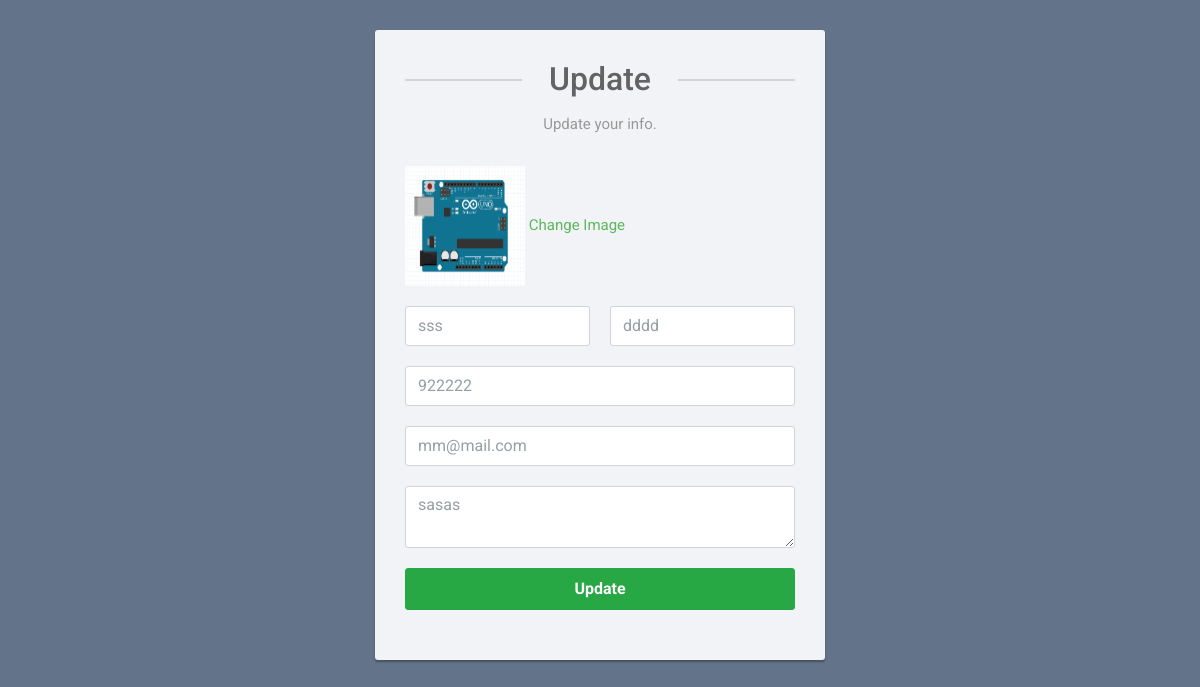
Screenshot of /edit.php?editid=11 with the database file from the repository.
### tables this page shows
CREATE TABLE `tblusers` (
  `ID` int(10) NOT NULL,
  `FirstName` varchar(200) DEFAULT NULL,
  `LastName` varchar(200) DEFAULT NULL,
  `MobileNumber` bigint(10) DEFAULT NULL,
  `Email` varchar(200) DEFAULT NULL,
  `Address` mediumtext DEFAULT NULL,
  `ProfilePic` varchar(200) DEFAULT NULL,
  `CreationDate` timestamp NOT NULL DEFAULT current_timestamp() ON UPDATE current_timestamp()
);

### edit.php (the view, shortened to what this page needs)
<?php
include('dbconnection.php');
?>
<!DOCTYPE html>
<html lang="en">
<head>
<link rel="stylesheet" href="https://stackpath.bootstrapcdn.com/bootstrap/4.5.0/css/bootstrap.min.css">
<link rel="stylesheet" href="https://maxcdn.bootstrapcdn.com/font-awesome/4.7.0/css/font-awesome.min.css">
</head>
<body>
<div class="signup-form">
    <form  method="POST">
 <?php
$eid=$_GET['editid'];
$ret=mysqli_query($con,"select * from tblusers where ID='$eid'");
while ($row=mysqli_fetch_array($ret)) {
?>
		<h2>Update </h2>
		<p class="hint-text">Update your info.</p>
	<div class="form-group">
<img src="profilepics/<?php  echo $row['ProfilePic'];?>" width="120" height="120">
<a href="change-image.php?userid=<?php echo $row['ID'];?>">Change Image</a>
		</div>
        <div class="form-group">
			<div class="row">
				<div class="col"><input type="text" class="form-control" name="fname" value="<?php  echo $row['FirstName'];?>" required="true"></div>
				<div class="col"><input type="text" class="form-control" name="lname" value="<?php  echo $row['LastName'];?>" required="true"></div>
			</div>
        </div>
        <div class="form-group">
            <input type="text" class="form-control" name="contactno" value="<?php  echo $row['MobileNumber'];?>" required="true" maxlength="10" pattern="[0-9]+">
        </div>
        <div class="form-group">
        	<input type="email" class="form-control" name="email" value="<?php  echo $row['Email'];?>" required="true">
        </div>
		<div class="form-group">
            <textarea class="form-control" name="address" required="true"><?php  echo $row['Address'];?></textarea>
        </div>
<?php
}?>
		<div class="form-group">
            <button type="submit" class="btn btn-success btn-lg btn-block" name="submit">Update</button>
        </div>
    </form>
</div>
</body>
</html>

### edit.php (style rules this page uses)
body { color: #fff; background: #63738a; font-family: 'Roboto', sans-serif; }
.form-control { height: 40px; box-shadow: none; color: #969fa4; }
.form-control, .btn { border-radius: 3px; }
.signup-form { width: 450px; margin: 0 auto; padding: 30px 0; font-size: 15px; }
.signup-form h2 { color: #636363; margin: 0 0 15px; position: relative; text-align: center; }
.signup-form h2:before, .signup-form h2:after { content: ""; height: 2px; width: 30%; background: #d4d4d4; position: absolute; top: 50%; z-index: 2; }
.signup-form h2:before { left: 0; }
.signup-form h2:after { right: 0; }
.signup-form .hint-text { color: #999; margin-bottom: 30px; text-align: center; }
.signup-form form { color: #999; border-radius: 3px; margin-bottom: 15px; background: #f2f3f7; box-shadow: 0px 2px 2px rgba(0, 0, 0, 0.3); padding: 30px; }
.signup-form .form-group { margin-bottom: 20px; }
.signup-form .btn { font-size: 16px; font-weight: bold; min-width: 140px; outline: none !important; }
.signup-form .row div:first-child { padding-right: 10px; }
.signup-form .row div:last-child { padding-left: 10px; }
.signup-form a { color: #fff; text-decoration: underline; }
.signup-form form a { color: #5cb85c; text-decoration: none; }

### rows the page displays
tblusers: ProfilePic (picture), fname "sss", lname "dddd", contactno "922222", email "mm@mail.com", address "sasas"
